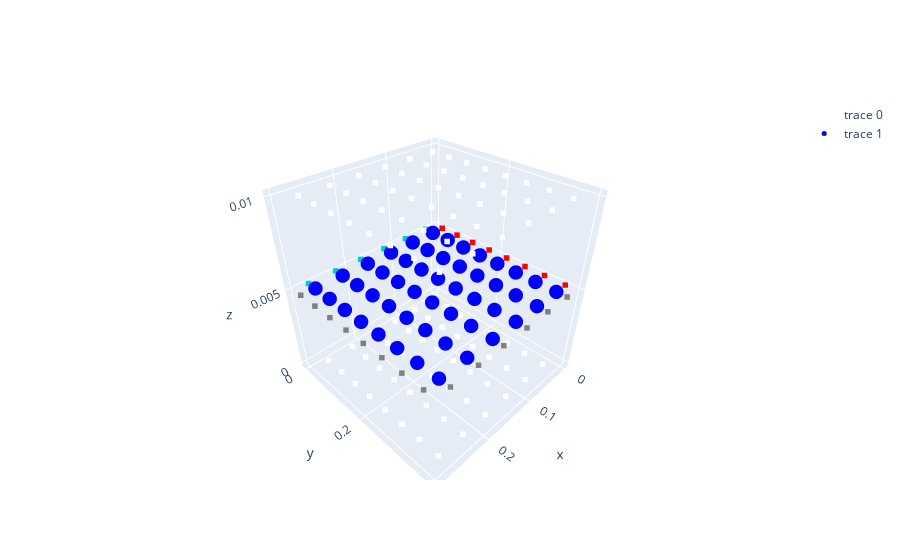

Write notebook code for a chart like this one.
### Code cell
#--------malla T -------------------------
malla = Mesh(2, volumes = (nvx, nvy), lengths = (lx, ly, lz))
malla.tag_wall_neumann("W", Fw) # Aquí falta por arreglar lo de Newmann
malla.tag_wall_dirichlet("N", Tn)
malla.tag_wall_insulated(["E", "S"])
malla.draw()
